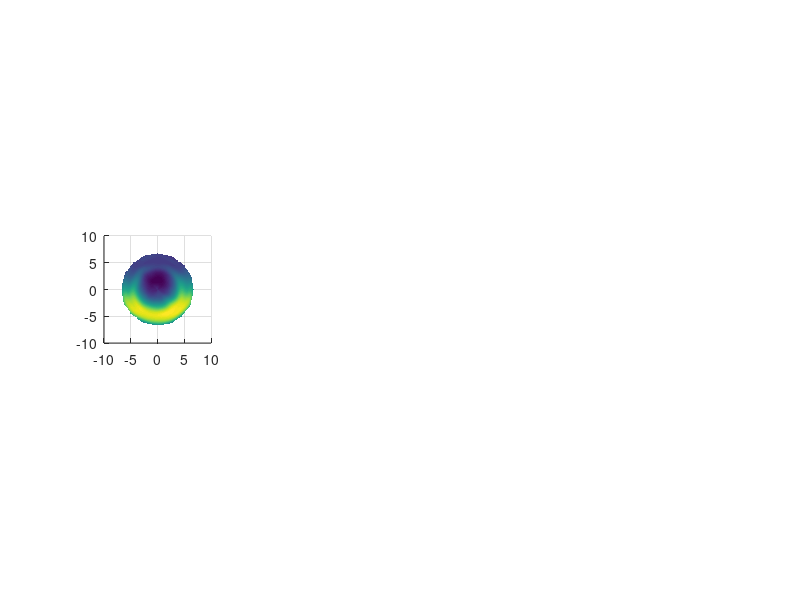

This figure's MATLAB source: (Note: this script raises an error after producing the figure.)
% Summarize and present analyzed data
%% Project 1 - Part 4, Nagy, 2/27/2022, Version 1.0
clear all, close all, load('Processed_Part_III','Thickness','xg','yg')

% mean thickness and standard deviation across 4 lenses
avg_batch1 = mean(Thickness,3); std_batch1 = std(Thickness,0,3);
for i = 1:size(Thickness,3) % loop through thicknesses for each lens: batch 1
    subplot(1,4,i) % create subplot plot for each lens
    surf(xg,yg,Thickness(:,:,i)) % plot thickness for each lens: batch 1
    set(gcf,'Units','Normalized','OuterPosition',[0 0 1 1]); % expand window
    view([0 0 1]); shading interp; axis square; % set view, shading, axis
    [t, s] = title(['Lens #', num2str(i)],'Lens Batch 1'); s.FontAngle = 'italic';
end

figure, subplot(1,2,1) % new figure; new subplot of average thickness
surf(xg,yg,avg_batch1); title('Average Lens Thickness'); % plot avg thickness: batch 1
set(gcf,'Units','Normalized','OuterPosition',[0 0 1 1]); % expand window
view([0 0 1]); shading interp; axis square; % set view, shading, axis

subplot(1,2,2) % subplot for standard deviation thickness
surf(xg,yg,std_batch1); title('Standard Deviation Thickness'); % plot std
view([0 0 1]); shading interp; axis square; % set view, shading, axis

batch2 = load('Lenses_Batch2.mat'); figure; % load lens batch 2; new figure
set(gcf,'Units','Normalized','OuterPosition',[0 0 1 1]); % expand window
for p = 1:size(batch2.Thickness,3) % loop through lens batch 2
    subplot(1,5,p) % create a subplot for each lens in batch 2 data
    surf(xg,yg,batch2.Thickness(:,:,p)) %plot batch 2 lenses
    view([0 0 1]); shading interp; axis square; % set view, shading, axis
    [t, s] = title(['Lens #', num2str(p)],'Lens Batch 2'); s.FontAngle = 'italic';
end

lens_num = [1 2 3 4 5]; % array for removing lens but keeping proper lens title
Yes = 'Yes'; No = 'No'; % variables for yes and no; matches user input options
user_input = input('Are there any lenses that appear to be incorrectly included (Yes/No)? ');
if strcmp(user_input, Yes) % compare user input to predefined answer yes
    remove = input('Which lens would you like to remove (1-5)? ');
    batch2.Thickness(:,:,remove) = []; % remove lens via input
    lens_num(remove) = []; % remove lens number via input
elseif strcmp(user_input, No) % compare user input to predefined answer no
end

figure, set(gcf,'Units','Normalized','OuterPosition',[0 0 1 1]); % expand window
for n = 1:size(batch2.Thickness,3) % loop through NEW (1 element removed) size of batch2 lenses
    subplot(1,size(batch2.Thickness,3),n) % create a subplot for each lens in batch 2 data
    surf(xg,yg,batch2.Thickness(:,:,n)) % plot with 
    view([0 0 1]); shading interp; axis square; % set view, shading, axis
    [t, s] = title(['Lens #', num2str(lens_num(n))],'Lens Batch 2'); s.FontAngle = 'italic';
end
figure; set(gcf,'Units','Normalized','OuterPosition',[0 0 1 1]); % expand window
avg_batch2 = mean(batch2.Thickness,3); std_batch2 = std(batch2.Thickness,0,3);

subplot(2,2,1), surf(xg,yg,avg_batch1); view([0 0 1]); % set view, shading, axis
shading interp; axis square; title('Lens Batch 1 Average Thickness'); % avg batch1

subplot(2,2,2), surf(xg,yg,avg_batch2); view([0 0 1]); % set view, shading, axis
shading interp; axis square; title('Lens Batch 2 Average Thickness'); % avg batch2

subplot(2,2,3), surf(xg,yg,std_batch1); view([0 0 1]); % set view, shading, axis
shading interp; axis square; title('Lens Batch 1 Standard Deviation Thickness'); 
% standard deviation plots of batch1 and batch2 
subplot(2,2,4), surf(xg,yg,std_batch2); view([0 0 1]); % set view, shading, axis
shading interp; axis square; title('Lens Batch 2 Standard Deviation Thickness'); 

avg_std1 = nanmean(nanmean(std_batch1)); avg_std2 = nanmean(nanmean(std_batch2)); % true avg stds displayed
fprintf('The average standard deviations of lens batches 1 and 2 are %fmm and %fmm respectively.\n',avg_std1,avg_std2)

if avg_std1 > avg_std2 % if deviation greater for 1, 2 is more consistent with manufacturing
    disp('Lens Batch 2 shows better consistency with manufacturing with a lower standard deviation.')
elseif avg_std2 > avg_std1 % if deviation greater for 2, 1 is more consistent with manufacturing
    disp('Lens Batch 1 shows better consistency with manufacturing with a lower standard deviation.')
end